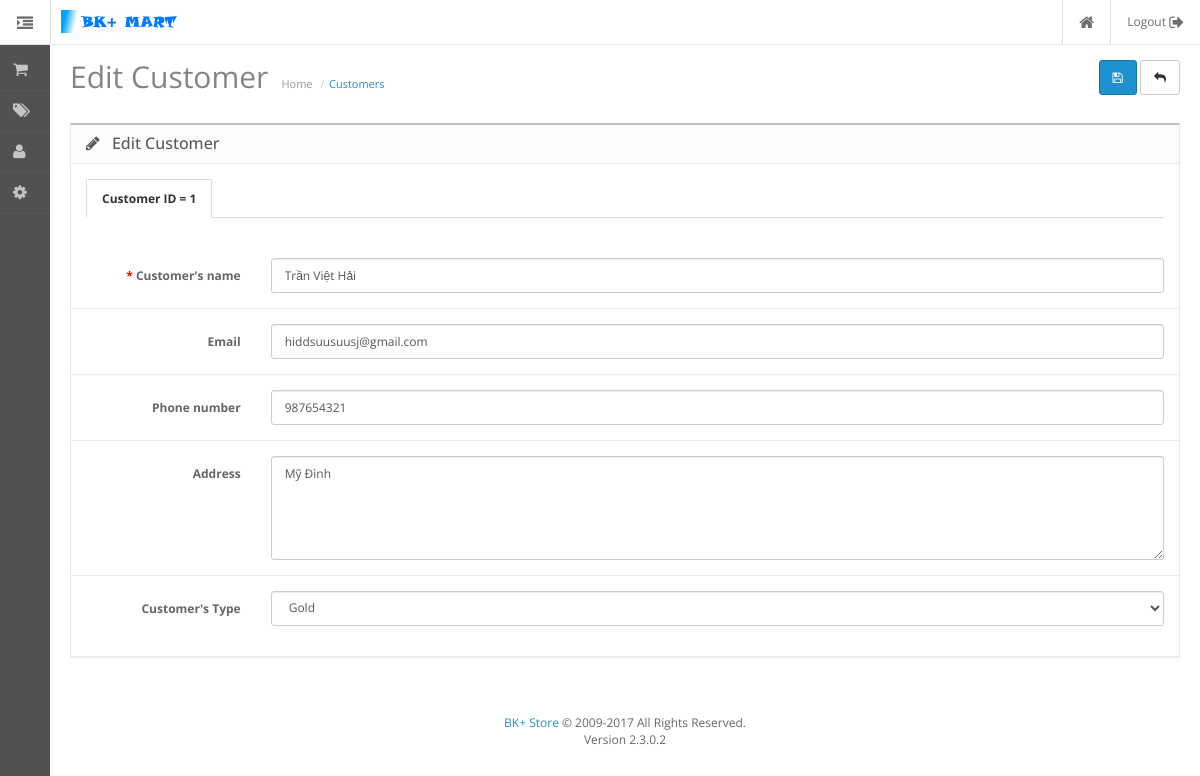
/admin/index.php?action=customer_edit&customer_id=1 (signed in), run on the app's committed database.
### tables this page shows
CREATE TABLE `customer` (
  `id` int(255) NOT NULL,
  `name` varchar(50) NOT NULL,
  `email` varchar(50) NOT NULL,
  `phone` varchar(15) NOT NULL,
  `address` varchar(128) NOT NULL,
  `type` int(11) NOT NULL DEFAULT '1'
);

### system/admin.php (called while the page is built, shortened)
<?php
function load_header(){
    require 'widget/header.php';
}
function load_footer(){
    require 'widget/footer.php';
}
function load_widget($widget){
    require 'widget/'.$widget.'.php';
}
function load_sidebar(){
    require 'widget/sidebar.php';
}

### admin/action/customer_edit.php (called while the page is built, shortened)
<?php
load_widget('content-customer_edit');

### system/client.php (called while the page is built, shortened)
<?php
    function input_get($key){
        return isset($_GET[$key]) ? $_GET[$key] : FALSE;
        }
?>

### admin/db/customer.php (called while the page is built, shortened)
<?php
function customer_get_row($id) {
    $sql = 'SELECT * FROM `customer` WHERE id = ' . $id . '';
    return db_select_row($sql);
}

### system/database.php (called while the page is built, shortened)
<?php
$conn = null;
function db_select_row($sql){
    global $conn;
    $result = mysqli_query($conn, $sql);
    $row = mysqli_fetch_array($result);
    return $row;
}

### admin/widget/content-customer_edit.php (the view, shortened to what this page needs)
<?php
require 'db/customer.php';
$id = input_get('customer_id');
$customer = customer_get_row($id);
?>
<div id="content">
    <div class="page-header">
        <div class="container-fluid">
            <div class="pull-right">
                <button type="submit" form="form-customer" data-toggle="tooltip" title="Save" class="btn btn-primary"><i class="fa fa-save"></i></button>
                <a href="http://localhost/sales/admin/index.php?action=customer_list" data-toggle="tooltip" title="Cancel" class="btn btn-default"><i class="fa fa-reply"></i></a>
            </div>
            <h1>Edit Customer</h1>
            <ul class="breadcrumb">
                <li><a>Home</a></li>
                <li><a>Customers</a></li>
            </ul>
        </div>
    </div>
    <div class="container-fluid">
        <div class="panel panel-default">
            <div class="panel-heading">
                <h3 class="panel-title"><i class="fa fa-pencil"></i> Edit Customer</h3>
            </div>
            <div class="panel-body">
                <form action="" method="post" enctype="multipart/form-data" id="form-category" class="form-horizontal">
                    <ul class="nav nav-tabs">
                        <li class="active"><a href="#tab-general" data-toggle="tab">Customer ID = <?php echo $customer['id'];?></a></li>
                    </ul>
                    <div class="tab-content">
                        <div class="tab-pane active" id="tab-general">
                            <div class="tab-content">
                                <div class="form-group required">
                                    <label class="col-sm-2 control-label" for="input-name1">Customer's name</label>
                                    <div class="col-sm-10">
                                        <input type="text" name="name" value="<?php echo $customer['name'];?>" placeholder="Input name of the buyer" id="name" class="form-control" />
                                    </div>
                                </div>
                                <div class="form-group">
                                    <label class="col-sm-2 control-label" for="input-meta-description1">Email</label>
                                    <div class="col-sm-10">
                                        <input name="email" value="<?php echo $customer['email'];?>" type="email" rows="5" placeholder="Input email" id="input-meta-description1" class="form-control"/>
                                    </div>
                                </div>
                                 <div class="form-group">
                                    <label class="col-sm-2 control-label" for="input-meta-description1">Phone number</label>
                                    <div class="col-sm-10">
                                        <input type="number" value="<?php echo $customer['phone'];?>" name="phone" rows="5" placeholder="Input phone number" id="input-meta-description1" class="form-control"/>
                                    </div>
                                </div>
                                <div class="form-group">
                                    <label class="col-sm-2 control-label" for="input-meta-description1">Address</label>
                                    <div class="col-sm-10">
                                        <textarea name="address" rows="5" placeholder="Enter customer's address" id="input-meta-description1" class="form-control" ><?php echo $customer['address'];?></textarea>
                                    </div>
                                </div>
                                <div class="form-group">
                                    <label class="col-sm-2 control-label" for="input-meta-description1">Customer's Type</label>
                                    <div class="col-sm-10">
                                    <select  name="type" class = "form-control">
                                        <option <?php if($customer['type'] == 3){echo 'selected';}?> value="3">Gold</option>
                                    </select>
                                        </div>
                                </div>
                            </div>
                        </div>
                    </div>
                </form>
            </div>
        </div>
    </div>
 </div>

### public/admin/stylesheet/stylesheet.css (style rules this page uses)
html, body { height: 100%; margin: 0; padding: 0; font-family: 'Open Sans', sans-serif; font-size: 12px; color: #666666; text-rendering: optimizeLegibility; }
h1, h2, h3, h4, h5, h6, p { margin-top: 0; }
.page-header { vertical-align: middle; margin: 15px 0; padding: 0; border-bottom: none; }
.page-header h1 { font-family: 'Open Sans', sans-serif; font-weight: 400; font-size: 30px; color: #848484; display: inline-block; margin-bottom: 15px; }
.breadcrumb { display: inline-block; background: none; margin: 0; padding: 0 10px; }
.breadcrumb li a { color: #999999; font-size: 11px; padding: 0px; margin: 0px; }
.breadcrumb li:last-child a { color: #1e91cf; }
.breadcrumb li + li:before { content: "/"; font-family: FontAwesome; color: #BBBBBB; padding: 0 5px; }
.container-fluid { padding-left: 20px; padding-right: 20px; }
#content { padding-bottom: 40px; transition: all 0.3s; }
#column-left + #content { margin-left: 50px; }
.nav-tabs > li > a { color: #666; border-radius: 2px 2px 0 0; }
.nav-tabs { margin-bottom: 25px; }
.nav-tabs > li.active > a, .nav-tabs > li.active > a:hover, .nav-tabs > li.active > a:focus { font-weight: bold; color: #333; }
div.required .control-label:not(span):before, td.required:before { content: '* '; color: #F00; font-weight: bold; }
.form-group { padding-top: 15px; padding-bottom: 15px; margin-bottom: 0; }
.form-group + .form-group { border-top: 1px solid #ededed; }
.panel { border-radius: 0px; }
.panel .panel-heading { position: relative; }
.panel-heading h3 i { margin-right: 8px; -webkit-tap-highlight-color: rgba(0,0,0,0); }
.panel-heading i { font-size: 16px; font-weight: 500; }
.panel-heading h3 { font-size: 16px; font-weight: 500; display: inline-block; }
.panel-default { border: 1px solid #e8e8e8; border-top: 2px solid #bfbfbf; }
.panel-default .panel-heading { color: #595959; border-color: #e8e8e8; background: #fcfcfc; }

### data on the page
customer: id "1", name "Trần Việt Hải", email "hiddsuusuusj@gmail.com", phone "987654321", address "Mỹ Đình", type "Gold"
